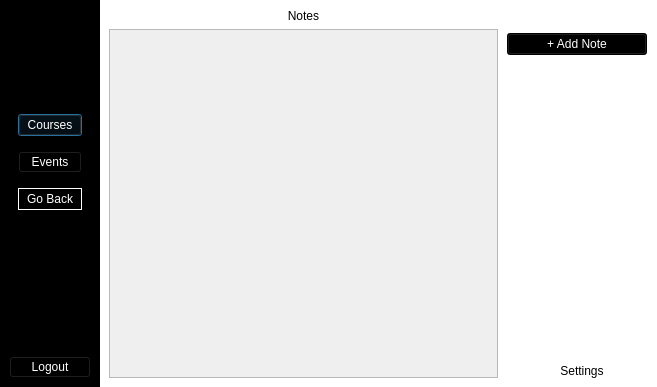
<?xml version="1.0" encoding="UTF-8"?>
<ui version="4.0">
 <class>Dialog</class>
 <widget class="QDialog" name="Dialog">
  <property name="geometry">
   <rect>
    <x>0</x>
    <y>0</y>
    <width>657</width>
    <height>387</height>
   </rect>
  </property>
  <property name="windowTitle">
   <string>Dialog</string>
  </property>
  <property name="styleSheet">
   <string notr="true">QGroupBox {
border:none;
background-color: white;
}
QDialog {
background-color: white;
}
QPushButton
{
  background-color:black;
color:white;
}

QPushButton:hover:!pressed
{
    border: 1px solid white;
}
</string>
  </property>
  <layout class="QGridLayout" name="gridLayout">
   <property name="leftMargin">
    <number>0</number>
   </property>
   <property name="topMargin">
    <number>0</number>
   </property>
   <property name="rightMargin">
    <number>0</number>
   </property>
   <property name="bottomMargin">
    <number>0</number>
   </property>
   <property name="spacing">
    <number>0</number>
   </property>
   <item row="0" column="0">
    <widget class="QGroupBox" name="verticalGroupBox">
     <property name="maximumSize">
      <size>
       <width>100</width>
       <height>16777215</height>
      </size>
     </property>
     <property name="styleSheet">
      <string notr="true">QGroupBox {
	background-color: black;
}</string>
     </property>
     <layout class="QVBoxLayout" name="verticalLayout">
      <item>
       <spacer name="verticalSpacer_3">
        <property name="orientation">
         <enum>Qt::Vertical</enum>
        </property>
        <property name="sizeType">
         <enum>QSizePolicy::Fixed</enum>
        </property>
        <property name="sizeHint" stdset="0">
         <size>
          <width>20</width>
          <height>10</height>
         </size>
        </property>
       </spacer>
      </item>
      <item>
       <layout class="QHBoxLayout" name="horizontalLayout">
        <item>
         <spacer name="horizontalSpacer_2">
          <property name="orientation">
           <enum>Qt::Horizontal</enum>
          </property>
          <property name="sizeHint" stdset="0">
           <size>
            <width>40</width>
            <height>20</height>
           </size>
          </property>
         </spacer>
        </item>
        <item>
         <widget class="QLabel" name="label">
          <property name="minimumSize">
           <size>
            <width>80</width>
            <height>80</height>
           </size>
          </property>
          <property name="maximumSize">
           <size>
            <width>80</width>
            <height>80</height>
           </size>
          </property>
          <property name="text">
           <string/>
          </property>
          <property name="pixmap">
           <pixmap>../logo/logo_inverse_transparent.png</pixmap>
          </property>
          <property name="scaledContents">
           <bool>true</bool>
          </property>
         </widget>
        </item>
        <item>
         <spacer name="horizontalSpacer">
          <property name="orientation">
           <enum>Qt::Horizontal</enum>
          </property>
          <property name="sizeHint" stdset="0">
           <size>
            <width>40</width>
            <height>20</height>
           </size>
          </property>
         </spacer>
        </item>
       </layout>
      </item>
      <item>
       <widget class="QGroupBox" name="verticalGroupBox_4">
        <property name="styleSheet">
         <string notr="true">QGroupBox {
	border:none;
}
QPushButton {
	color: white;
	background-color: transparent;
}
</string>
        </property>
        <layout class="QVBoxLayout" name="verticalLayout_6">
         <property name="spacing">
          <number>15</number>
         </property>
         <item>
          <widget class="QPushButton" name="coursesButton">
           <property name="text">
            <string>Courses</string>
           </property>
          </widget>
         </item>
         <item>
          <widget class="QPushButton" name="eventsButton">
           <property name="text">
            <string>Events</string>
           </property>
          </widget>
         </item>
         <item>
          <widget class="QPushButton" name="goBackButton">
           <property name="styleSheet">
            <string notr="true">border: 1px solid white;
padding: 3px;</string>
           </property>
           <property name="text">
            <string>Go Back</string>
           </property>
          </widget>
         </item>
        </layout>
       </widget>
      </item>
      <item>
       <spacer name="verticalSpacer_2">
        <property name="orientation">
         <enum>Qt::Vertical</enum>
        </property>
        <property name="sizeHint" stdset="0">
         <size>
          <width>20</width>
          <height>40</height>
         </size>
        </property>
       </spacer>
      </item>
      <item>
       <widget class="QPushButton" name="logoutButton">
        <property name="styleSheet">
         <string notr="true">background-color: transparent;
color: white;
</string>
        </property>
        <property name="text">
         <string>Logout</string>
        </property>
       </widget>
      </item>
     </layout>
    </widget>
   </item>
   <item row="0" column="1">
    <widget class="QGroupBox" name="verticalGroupBox">
     <property name="title">
      <string/>
     </property>
     <property name="alignment">
      <set>Qt::AlignCenter</set>
     </property>
     <layout class="QVBoxLayout" name="verticalLayout_2">
      <item>
       <widget class="QLabel" name="label_5">
        <property name="text">
         <string>Notes</string>
        </property>
        <property name="alignment">
         <set>Qt::AlignCenter</set>
        </property>
       </widget>
      </item>
      <item>
       <layout class="QHBoxLayout" name="horizontalLayout_2">
        <item>
         <widget class="QScrollArea" name="scrollArea">
          <property name="styleSheet">
           <string notr="true">QPushButton {
	background-color:black;
	color: white;
	margin: 0.5px 0;
	height: 45px

}</string>
          </property>
          <property name="widgetResizable">
           <bool>true</bool>
          </property>
          <widget class="QWidget" name="scrollAreaWidgetContents">
           <property name="geometry">
            <rect>
             <x>0</x>
             <y>0</y>
             <width>385</width>
             <height>346</height>
            </rect>
           </property>
           <layout class="QGridLayout" name="gridLayout_2">
            <item row="0" column="0">
             <layout class="QFormLayout" name="formLayout">
              <property name="horizontalSpacing">
               <number>0</number>
              </property>
              <property name="verticalSpacing">
               <number>0</number>
              </property>
             </layout>
            </item>
           </layout>
          </widget>
         </widget>
        </item>
       </layout>
      </item>
     </layout>
    </widget>
   </item>
   <item row="0" column="2">
    <widget class="QGroupBox" name="verticalGroupBox_2">
     <property name="maximumSize">
      <size>
       <width>150</width>
       <height>16777215</height>
      </size>
     </property>
     <property name="styleSheet">
      <string notr="true"/>
     </property>
     <layout class="QVBoxLayout" name="verticalLayout_7">
      <property name="leftMargin">
       <number>0</number>
      </property>
      <property name="rightMargin">
       <number>0</number>
      </property>
      <property name="bottomMargin">
       <number>0</number>
      </property>
      <item>
       <widget class="QGroupBox" name="verticalGroupBox_3">
        <property name="styleSheet">
         <string notr="true"/>
        </property>
        <property name="alignment">
         <set>Qt::AlignCenter</set>
        </property>
        <layout class="QVBoxLayout" name="verticalLayout_3"/>
       </widget>
      </item>
      <item>
       <widget class="QPushButton" name="addNoteButton">
        <property name="maximumSize">
         <size>
          <width>140</width>
          <height>16777215</height>
         </size>
        </property>
        <property name="styleSheet">
         <string notr="true">background-color: black;
color:white;</string>
        </property>
        <property name="text">
         <string>+ Add Note</string>
        </property>
       </widget>
      </item>
      <item>
       <spacer name="verticalSpacer_4">
        <property name="orientation">
         <enum>Qt::Vertical</enum>
        </property>
        <property name="sizeHint" stdset="0">
         <size>
          <width>20</width>
          <height>40</height>
         </size>
        </property>
       </spacer>
      </item>
      <item>
       <widget class="QGroupBox" name="verticalGroupBox_5">
        <property name="maximumSize">
         <size>
          <width>150</width>
          <height>16777215</height>
         </size>
        </property>
        <property name="alignment">
         <set>Qt::AlignCenter</set>
        </property>
        <layout class="QVBoxLayout" name="verticalLayout_4">
         <item>
          <layout class="QHBoxLayout" name="horizontalLayout_3">
           <item>
            <spacer name="horizontalSpacer_4">
             <property name="orientation">
              <enum>Qt::Horizontal</enum>
             </property>
             <property name="sizeHint" stdset="0">
              <size>
               <width>40</width>
               <height>20</height>
              </size>
             </property>
            </spacer>
           </item>
           <item>
            <widget class="QLabel" name="picture">
             <property name="maximumSize">
              <size>
               <width>50</width>
               <height>50</height>
              </size>
             </property>
             <property name="text">
              <string/>
             </property>
             <property name="pixmap">
              <pixmap>../profile.png</pixmap>
             </property>
             <property name="scaledContents">
              <bool>true</bool>
             </property>
             <property name="alignment">
              <set>Qt::AlignCenter</set>
             </property>
            </widget>
           </item>
           <item>
            <spacer name="horizontalSpacer_3">
             <property name="orientation">
              <enum>Qt::Horizontal</enum>
             </property>
             <property name="sizeHint" stdset="0">
              <size>
               <width>40</width>
               <height>20</height>
              </size>
             </property>
            </spacer>
           </item>
          </layout>
         </item>
         <item>
          <layout class="QVBoxLayout" name="verticalLayout_5">
           <property name="spacing">
            <number>2</number>
           </property>
           <item>
            <widget class="QLabel" name="nameSurname">
             <property name="styleSheet">
              <string notr="true">font-size: 16px;
font: bold;</string>
             </property>
             <property name="text">
              <string/>
             </property>
             <property name="alignment">
              <set>Qt::AlignCenter</set>
             </property>
            </widget>
           </item>
           <item>
            <widget class="QLabel" name="date">
             <property name="styleSheet">
              <string notr="true">font-size: 11px;</string>
             </property>
             <property name="text">
              <string/>
             </property>
             <property name="alignment">
              <set>Qt::AlignHCenter|Qt::AlignTop</set>
             </property>
            </widget>
           </item>
           <item>
            <widget class="QLabel" name="time">
             <property name="text">
              <string/>
             </property>
             <property name="alignment">
              <set>Qt::AlignCenter</set>
             </property>
            </widget>
           </item>
          </layout>
         </item>
         <item>
          <widget class="QPushButton" name="settingButton">
           <property name="styleSheet">
            <string notr="true">
QPushButton
{
  background-color:white;
color:black;
border: none;
background-color: transparent;
}

QPushButton:hover:!pressed
{
    border: 1px solid white;
}
</string>
           </property>
           <property name="text">
            <string>Settings</string>
           </property>
          </widget>
         </item>
        </layout>
       </widget>
      </item>
     </layout>
    </widget>
   </item>
  </layout>
 </widget>
 <resources/>
 <connections/>
</ui>
